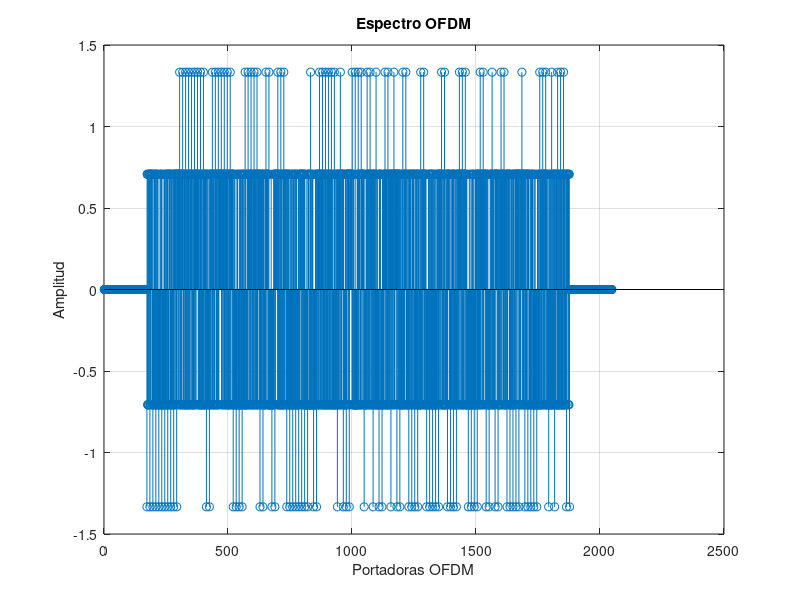
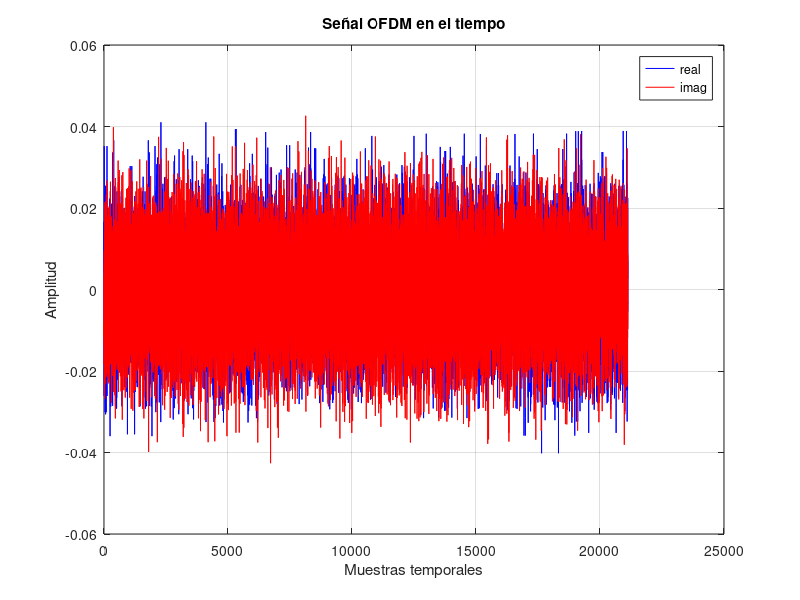
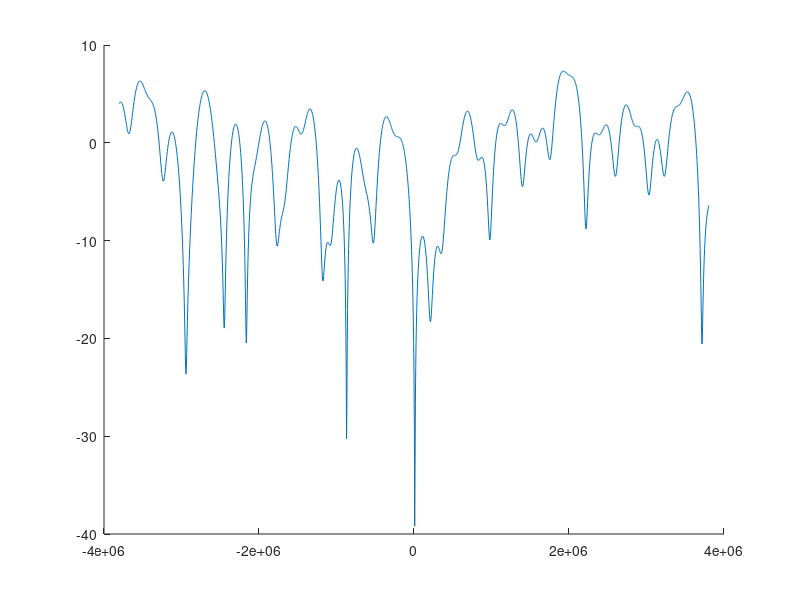
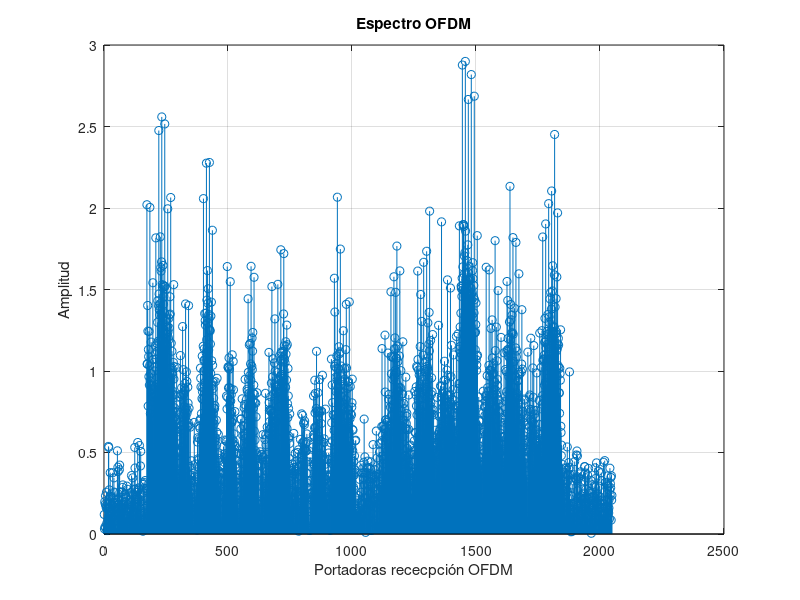

MATLAB code to generate these figures, in order: (Note: this script raises an error after producing the figures.)
clear;
close all;
%% comentario
%% Configuración del sistema OFDM
NUM_SYMB = 10;       % Número de símbols a transmitir
SEED=100;            % Semilla para el generador de números aleatorios
CONSTEL = 'BPSK';    % Constelación utilizada BPSK o QPSK
MODO = '2K';
SNR=10;             %SNR en dB

tic

% Inicializamos el generador de números aleatorios con la semilla
rng(SEED);

% Definición de la constelación
switch MODO
    case '2K'
        N_portadoras = 1705;
        T_U = 224e-6;        % Tiempo útil
        NFFT=2048;
    case '8K'
        N_portadoras = 6817;
        T_U = 896e-6;
        NFFT=8192;
end

N_pilotos = ceil(N_portadoras/12);
NDATA=N_portadoras- N_pilotos;   
NCP = NFFT/32;            % Número de muestras del prefijo cíclico

PLOC=1:12:N_portadoras;

switch CONSTEL
    case 'BPSK'
        M=1;
        C=[1 -1];
    case 'QPSK'
        C=[1+1i 1-1i -1+1i -1-1i];
        M=2;      
end

% scatterplot(C);
% grid
% title('Constelación')

%% Transmisor
% Generación de los bits a transmitir
numbits = NUM_SYMB*NDATA*M;
bits_tx = rand(numbits, 1)>0.5; % numbits x 1

% Bits to symbols
aux  = reshape(bits_tx, M, []).'; % numbits/M x M
symb = zeros(size(aux, 1),1);     % numbits/M x 1
for k=1:M
    symb = symb + (2^(k-1))*aux(:,k); % primera columna = lsb 
end

% Mapper
const_points = C(symb+1); % numbits/M x 1
const_points = const_points./(sqrt(2));

% scatterplot(const_points);
% grid
% title('Constelación transmitida') 

% Símbolos OFDM en frecuencia (rejilla tiempo frecuencia)
ofdm_freq = zeros(NFFT, NUM_SYMB); % NFFT x NUM_SYMB
ofdm_util = ofdm_freq(ceil((NFFT-N_portadoras)/2)+(1:N_portadoras),:);

registro = ones(1,11);
registro_salida = zeros(1,N_pilotos);
for n = 1:N_pilotos
    % registro_salida = [registro(end),registro_salida(1:end-1)];
    registro_salida(n) = registro(end);
    registro = [xor(registro(end),registro(end-2)),registro(1:(end-1))];
end

pilotos = zeros(N_pilotos,10);
for n = 1:NUM_SYMB
    pilotos(:,n) = 4/3*2*(0.5-registro_salida);
end

ofdm_util(PLOC,:) = pilotos;
ofdm_util(ofdm_util==0) = const_points;
ofdm_freq(ceil((NFFT-N_portadoras)/2)+(1:N_portadoras),:) = ofdm_util;

figure
stem(ofdm_freq(:,1)); % Pintamos un único símbolo
grid
xlabel('Portadoras OFDM');
ylabel('Amplitud');
title('Espectro OFDM')

% ifftshift permite pasar de una representación del espectro con el f=0 en el
% centro a una representación con f=0 a la izquierda.
% Importante el 1 para hacer la transformación en la dimensión correcta
ofdm_freq=ifftshift(ofdm_freq, 1); % NFFT x NUM_SYMB


% Modulacion OFDM
% Importante el 1 para hacer la transformación en la dimensión correcta
ofdm_time = ifft(ofdm_freq, NFFT, 1); % NFFT x NUM_SYMB

% Prefijo cíclico de forma matricial
ofdm_time = [ofdm_time(end-(NCP-1):end, :); ofdm_time];

% Salida secuencial (el : lee por columnas)
tx = ofdm_time(:); % (NFFT+NCP)·NUM_SYMB x 1
 
figure
plot(real(tx), 'b-');
hold on
plot(imag(tx), 'r-');
xlabel('Muestras temporales');
ylabel('Amplitud');
legend('real', 'imag');
grid
title('Señal OFDM en el tiempo')

% Espectro de la señal transmitida
% figure
% pwelch(tx);

%% Canal AWGN


% Canal real

parametros = [0.057662 1.003019 4.855121
0.176809 5.422091 3.419109
0.407163 0.518650 5.864470
0.303585 2.751772 2.215894
0.258782 0.602895 3.758058
0.061831 1.016585 5.430202
0.150340 0.143556 3.952093
0.051534 0.153832 1.093586
0.185074 3.324866 5.775198
0.400967 1.935570 0.154459
0.295723 0.429948 5.928383
0.350825 3.228872 3.053023
0.262909 0.848831 0.628578
0.225894 0.073883 2.128544
0.170996 0.203952 1.099463
0.149723 0.194207 3.462951
0.240140 0.924450 3.664773
0.116587 1.381320 2.833799
0.221155 0.640512 3.334290
0.259730 1.368671 0.393889];

rho_i = parametros(:,1);
tau_i = parametros(:,2)*10^-6;
theta_i = parametros(:,3);


delta_f = 1/T_U;
k = (-NFFT/2:NFFT/2-1);

H_real = zeros(NFFT,1);
% for n= 1:2048
%     H_real(n,1) = sum(rho_i.*exp(-1i*theta_i).*exp(-1i*2*pi*k(n)*delta_f*tau_i));
% end

for n = 1:20
    H_real = H_real + rho_i(n)*exp(-1i*theta_i(n))*exp(-1i*2*pi*k.'*delta_f*tau_i(n));
end

figure, hold on, plot((-floor(N_portadoras/2):ceil(N_portadoras/2)-1)*delta_f,20*log10(abs(H_real(NFFT/2-floor(N_portadoras/2):NFFT/2+ceil(N_portadoras/2)-1))))


h_real_tiempo = ifft(ifftshift(H_real),NFFT,1);

rx_antena = conv(h_real_tiempo,tx);
rx_antena = rx_antena(1:end-(NFFT-1),1);

% figure
% plot(real(rx_antena), 'b-');
% hold on
% plot(imag(rx_antena), 'r-');
% xlabel('Muestras temporales');
% ylabel('Amplitud');
% legend('real', 'imag');
% grid
% title('Señal OFDM en el tiempo')


% Ruido
Ps = mean(tx.*conj(tx)); % Potencia de señal
nsr = 10^(-SNR/10);      % Pn/Ps

noise = (randn(size(tx))+1i*randn(size(tx))) / sqrt(2); % Ruido complejo de potencia 1
noise = sqrt(Ps*nsr).*noise; % Ruido complejo de potencia Ps*snr
% Alternativa a las dos líneas anteriores:
% noise = wgn(size(tx,1), 1, Ps*nsr, 'complex');

rx = rx_antena+noise;
% rx = rx_antena;

% Return termina la ejecución del script. Las líneas de después no se
% ejecutarán
% return


%% Receptor
% TO-DO: Receptor (operaciones inversas al transmisor)

ofdm_time_r_NCP = reshape(rx,NFFT+NCP,NUM_SYMB);

ofdm_time_r=ofdm_time_r_NCP(NCP+1:end,:);

ofdm_freq_r=fft(ofdm_time_r,NFFT,1);

ofdm_freq_r= fftshift(ofdm_freq_r,1);

ofdm_util_r =ofdm_freq_r(ceil((NFFT-N_portadoras)/2)+(1:N_portadoras),:);

% scatterplot(ofdm_util_r(:,1))

figure
stem(abs(ofdm_freq_r(:,1))); % Pintamos un único símbolo
grid
xlabel('Portadoras rececpción OFDM');
ylabel('Amplitud');
title('Espectro OFDM')


H_est = zeros(N_portadoras,1);
% H_est(PLOC,1) = H_real(PLOC+NFFT/2-ceil(1705/2),1);
H_est(PLOC,1) = ofdm_util_r(PLOC,1)./pilotos(:,1);

% Interpolación lineal de H_est
x = 1:12;
for n = 1:N_pilotos-1 % ceil(PLOC/12)
    b = H_est((n-1)*12+1);
    a = (H_est(12*n+1) - H_est((n-1)*12+1))/12;
    y = a*x + b;
    H_est((n-1)*12+2:12*n+1) = y;
end

% cargar entradas vhdl
real_matrix_vhdl = readmatrix('salida_re.csv')';
imag_matrix_vhdl = readmatrix('salida_im.csv')';
H_est_vhdl = double(real_matrix_vhdl)/2^7 + 1i*double(imag_matrix_vhdl)/2^7;


figure(3)
plot((-floor(N_portadoras/2):ceil(N_portadoras/2)-1)*delta_f,20*log10(abs(H_est)))
plot((-floor(N_portadoras/2):ceil(N_portadoras/2)-1)*delta_f,20*log10(abs(H_est_vhdl)))
legend('H real','H est','H (vhdl)')


% División en frecuencia Tx = Rx / H_est
S_tx = ofdm_util_r./H_est;

% Quitamos los pilotos
S_tx(PLOC,:) = []; 

% Concatenar los bits recibidos
rx_constel = reshape(S_tx,(N_portadoras-N_pilotos)*NUM_SYMB,1).';

scatterplot(rx_constel);

% Demap
switch CONSTEL
    case 'BPSK'
        bits_rx = rx_constel<0;
    case 'QPSK'
        bits_rx = zeros(1,length(rx_constel)*2);
        bits_rx(2:2:end) = real(rx_constel)<0;
        bits_rx(1:2:end) = imag(rx_constel)<0;
end

BER = mean(xor(bits_rx, bits_tx.'));
fprintf(1, 'BER = %f\n', BER);
toc
